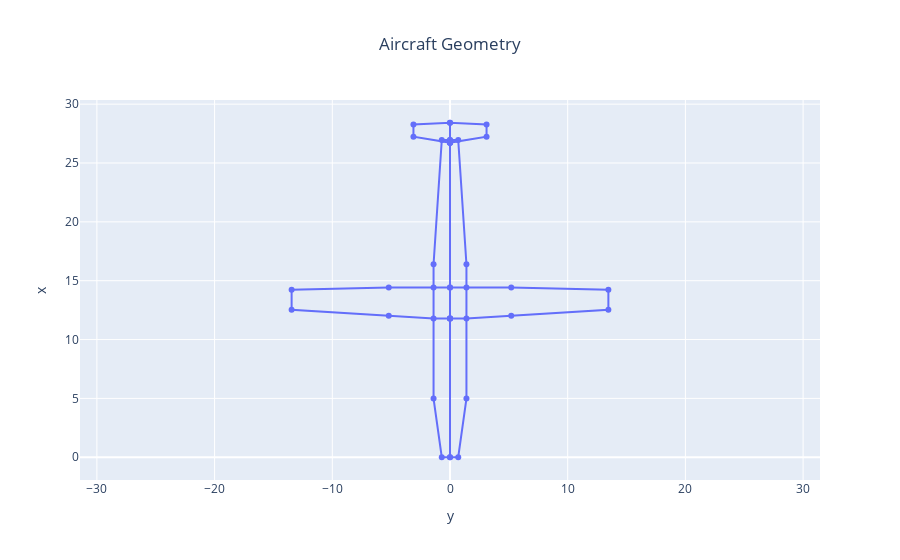

The code cell stored with this chart in its notebook:
### Code cell
fig = oad.aircraft_geometry_plot(RHEA_OUTPUT_FILE, name="RHEA 750 nm MDA")
fig.show()

### Figure 1 — Plotly figure (JSON) as saved in the notebook; plotly's stock layout.template omitted (floating-point values rounded to 4 significant figures)
{"data": [{"mode": "lines+markers", "name": "RHEA 750 nm MDA", "type": "scatter", "uid": "1b84c44a-3ce7-4689-846a-b98806d06353", "x": [0, -0.6982, -1.396, -1.396, -0.6982, 0, 0, -1.396, -5.202, -13.46, -13.46, -5.202, -1.396, 0, 0, 0, -3.106, -3.106, 0, 0, 0, 0.6982, 1.396, 1.396, 0.6982, 0, 0, 1.396, 5.202, 13.46, 13.46, 5.202, 1.396, 0, 0, 0, 3.106, 3.106, 0, 0], "y": [0, 0, 4.986, 16.4, 26.96, 26.96, 11.79, 11.79, 12.02, 12.54, 14.23, 14.43, 14.43, 14.43, 11.79, 26.73, 27.24, 28.27, 28.42, 26.73, 0, 0, 4.986, 16.4, 26.96, 26.96, 11.79, 11.79, 12.02, 12.54, 14.23, 14.43, 14.43, 14.43, 11.79, 26.73, 27.24, 28.27, 28.42, 26.73]}], "layout": {"autosize": true, "title": {"text": "Aircraft Geometry", "x": 0.5}, "xaxis": {"autorange": true, "domain": [0, 1], "range": [-214.5, 214.5], "title": {"text": "y"}, "type": "linear"}, "yaxis": {"autorange": true, "domain": [0, 1], "range": [-2.345, 30.77], "scaleanchor": "x", "scaleratio": 1, "title": {"text": "x"}, "type": "linear"}}}
